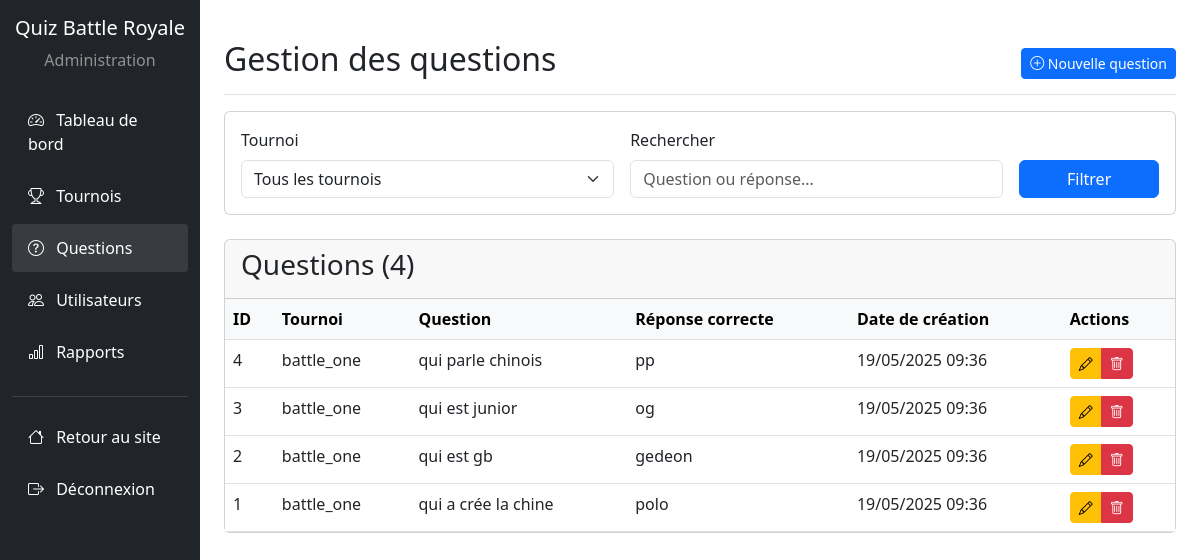
Page /admin/questions.php (signed in) on the committed database.
### tables this page shows
CREATE TABLE `questions` (
  `id` int(11) NOT NULL,
  `tournament_id` int(11) DEFAULT NULL,
  `question_text` text NOT NULL,
  `correct_answer` varchar(255) NOT NULL,
  `created_at` timestamp NOT NULL DEFAULT current_timestamp()
);

CREATE TABLE `tournaments` (
  `id` int(11) NOT NULL,
  `title` varchar(255) NOT NULL,
  `total_questions` int(11) NOT NULL,
  `start_time` datetime DEFAULT NULL,
  `created_at` timestamp NOT NULL DEFAULT current_timestamp()
);

### admin/questions.php (the view, shortened to what this page needs)
<?php
require_once '../config/database.php';
$search = isset($_GET['search']) ? $_GET['search'] : '';
$page = isset($_GET['page']) ? (int)$_GET['page'] : 1;
$limit = 20;
$offset = ($page - 1) * $limit;
$query = "SELECT q.*, t.title as tournament_title
          FROM questions q
          JOIN tournaments t ON q.tournament_id = t.id
          WHERE 1=1";
$params = [];
$count_query = str_replace("q.*, t.title as tournament_title", "COUNT(*) as total", $query);
$stmt = $conn->prepare($count_query);
$stmt->execute($params);
$total_questions = $stmt->fetchColumn();
$query .= " ORDER BY q.id DESC LIMIT $limit OFFSET $offset";
$stmt = $conn->prepare($query);
$stmt->execute($params);
$questions = $stmt->fetchAll();
?>
<!DOCTYPE html>
<html lang="fr">
<head>
    <link rel="stylesheet" href="../css/styles.css">
    <link href="https://cdn.jsdelivr.net/npm/bootstrap@5.3.0/dist/css/bootstrap.min.css" rel="stylesheet">
    <link rel="stylesheet" href="https://cdn.jsdelivr.net/npm/bootstrap-icons@1.10.0/font/bootstrap-icons.css">
</head>
<body>
    <div class="container-fluid">
        <div class="row">
            <?php include 'includes/sidebar.php'; ?>
            <main class="col-md-9 ms-sm-auto col-lg-10 px-md-4 py-4">
                <div class="d-flex justify-content-between flex-wrap flex-md-nowrap align-items-center pt-3 pb-2 mb-3 border-bottom">
                    <h1 class="h2">Gestion des questions</h1>
                    <div class="btn-toolbar mb-2 mb-md-0">
                        <button type="button" class="btn btn-sm btn-primary" data-bs-toggle="modal" data-bs-target="#addQuestionModal">
                            <i class="bi bi-plus-circle"></i> Nouvelle question
                        </button>
                    </div>
                </div>
                <div class="card mb-4">
                    <div class="card-body">
                        <form action="" method="GET" class="row g-3">
                            <div class="col-md-5">
                                <label for="tournament_id" class="form-label">Tournoi</label>
                                <select class="form-select" id="tournament_id" name="tournament_id">
                                    <option value="0">Tous les tournois</option>
                                </select>
                            </div>
                            <div class="col-md-5">
                                <label for="search" class="form-label">Rechercher</label>
                                <input type="text" class="form-control" id="search" name="search" value="<?= htmlspecialchars($search) ?>" placeholder="Question ou réponse...">
                            </div>
                            <div class="col-md-2 d-flex align-items-end">
                                <button type="submit" class="btn btn-primary w-100">Filtrer</button>
                            </div>
                        </form>
                    </div>
                </div>
                <div class="card">
                    <div class="card-header">
                        <h3 class="card-title">Questions (<?= $total_questions ?>)</h3>
                    </div>
                    <div class="card-body p-0">
                        <?php if(empty($questions)): ?>
                            <div class="alert alert-info m-3">
                                Aucune question trouvée avec les critères de recherche actuels.
                            </div>
                        <?php else: ?>
                            <div class="table-responsive">
                                <table class="table table-hover mb-0">
                                    <thead class="table-light">
                                        <tr>
                                            <th>ID</th>
                                            <th>Tournoi</th>
                                            <th>Question</th>
                                            <th>Réponse correcte</th>
                                            <th>Date de création</th>
                                            <th>Actions</th>
                                        </tr>
                                    </thead>
                                    <tbody>
                                        <?php foreach($questions as $question): ?>
                                            <tr>
                                                <td><?= $question['id'] ?></td>
                                                <td><?= htmlspecialchars($question['tournament_title']) ?></td>
                                                <td><?= htmlspecialchars($question['question_text']) ?></td>
                                                <td><?= htmlspecialchars($question['correct_answer']) ?></td>
                                                <td><?= date('d/m/Y H:i', strtotime($question['created_at'])) ?></td>
                                                <td>
                                                    <div class="btn-group">
                                                        <button type="button" class="btn btn-sm btn-warning edit-question"
                                                                data-bs-toggle="modal"
                                                                data-bs-target="#editQuestionModal"
                                                                data-id="<?= $question['id'] ?>"
                                                                data-tournament="<?= $question['tournament_id'] ?>"
                                                                data-question="<?= htmlspecialchars($question['question_text']) ?>"
                                                                data-answer="<?= htmlspecialchars($question['correct_answer']) ?>">
                                                            <i class="bi bi-pencil"></i>
                                                        </button>
                                                        <button type="button" class="btn btn-sm btn-danger" data-bs-toggle="modal" data-bs-target="#deleteModal<?= $question['id'] ?>">
                                                            <i class="bi bi-trash"></i>
                                                        </button>
                                                    </div>
                                                </td>
                                            </tr>
                                        <?php endforeach; ?>
                                    </tbody>
                                </table>
                            </div>
                        <?php endif; ?>
                    </div>
                </div>
            </main>
        </div>
    </div>
</body>
</html>

### css/styles.css (style rules this page uses)
body { font-family: 'Arial', sans-serif; background-color: #f8f9fa; }

### rows in the picture
questions: id "4", tournament.title "battle_one", question_text "qui parle chinois", correct_answer "pp", created_at "19/05/2025 09:36"
questions: id "3", tournament.title "battle_one", question_text "qui est junior", correct_answer "og", created_at "19/05/2025 09:36"
questions: id "2", tournament.title "battle_one", question_text "qui est gb", correct_answer "gedeon", created_at "19/05/2025 09:36"
questions: id "1", tournament.title "battle_one", question_text "qui a crée la chine", correct_answer "polo", created_at "19/05/2025 09:36"

### other values in the picture
$total_questions "4"
